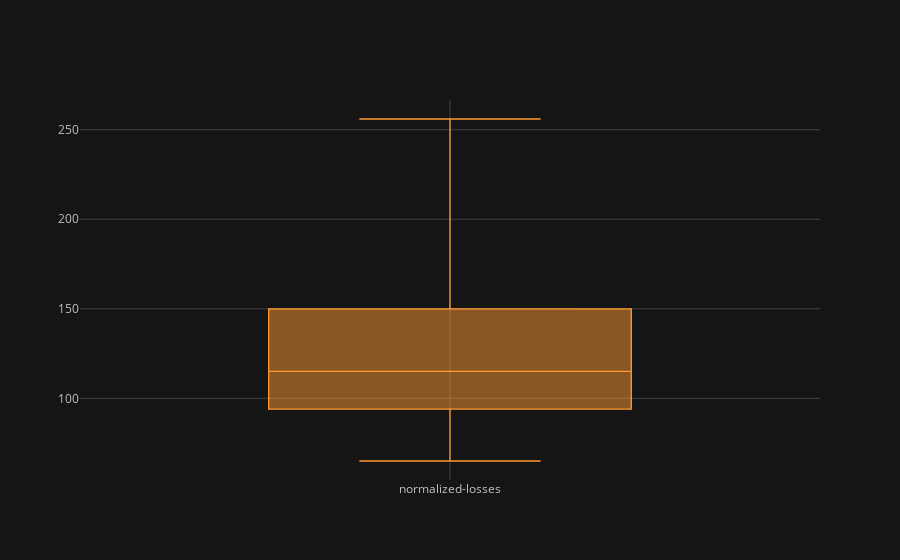

The cell this chart's notebook holds for it:
### Code cell
df['normalized-losses'].iplot(kind='box')

### Figure 1 — Plotly figure (JSON) as saved in the notebook; plotly's stock layout.template omitted (floating-point values rounded to 4 significant figures; data arrays with more than 128 entries replaced by an {"elided": "..."} marker saying what was removed)
{"data": [{"boxpoints": false, "line": {"width": 1.3}, "marker": {"color": "rgba(255, 153, 51, 1.0)"}, "name": "normalized-losses", "orientation": "v", "type": "box", "y": {"elided": "205 int values"}}], "layout": {"legend": {"bgcolor": "#151516", "font": {"color": "#D9D9D9"}}, "paper_bgcolor": "#151516", "plot_bgcolor": "#151516", "title": {"font": {"color": "#D9D9D9"}}, "xaxis": {"gridcolor": "#434343", "showgrid": true, "tickfont": {"color": "#C2C2C2"}, "title": {"font": {"color": "#D9D9D9"}, "text": ""}, "zerolinecolor": "#666570"}, "yaxis": {"gridcolor": "#434343", "showgrid": true, "tickfont": {"color": "#C2C2C2"}, "title": {"font": {"color": "#D9D9D9"}, "text": ""}, "zerolinecolor": "#666570"}}}
